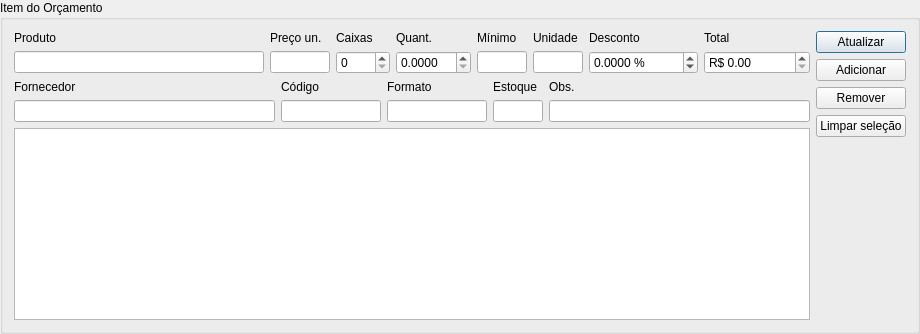
        <widget class="QGroupBox" name="groupBox">
         <property name="title">
          <string>Item do Orçamento</string>
         </property>
         <layout class="QGridLayout" name="gridLayout_6">
          <item row="0" column="0">
           <layout class="QGridLayout" name="gridLayout_4">
            <item row="0" column="2">
             <widget class="QLabel" name="labelCaixas">
              <property name="text">
               <string>Caixas</string>
              </property>
             </widget>
            </item>
            <item row="0" column="1">
             <widget class="QLabel" name="labelPrecoUn">
              <property name="text">
               <string>Preço un.</string>
              </property>
             </widget>
            </item>
            <item row="0" column="3">
             <widget class="QLabel" name="labelQuant">
              <property name="text">
               <string>Quant.</string>
              </property>
             </widget>
            </item>
            <item row="0" column="5">
             <widget class="QLabel" name="labelUn">
              <property name="text">
               <string>Unidade</string>
              </property>
             </widget>
            </item>
            <item row="0" column="7">
             <widget class="QLabel" name="labelTotalItem">
              <property name="text">
               <string>Total</string>
              </property>
             </widget>
            </item>
            <item row="1" column="2">
             <widget class="QSpinBox" name="spinBoxCaixas">
              <property name="maximumSize">
               <size>
                <width>55</width>
                <height>16777215</height>
               </size>
              </property>
              <property name="toolTip">
               <string>&lt;html&gt;&lt;head/&gt;&lt;body&gt;&lt;p&gt;Quantidade de caixas&lt;/p&gt;&lt;/body&gt;&lt;/html&gt;</string>
              </property>
              <property name="correctionMode">
               <enum>QAbstractSpinBox::CorrectToNearestValue</enum>
              </property>
              <property name="maximum">
               <number>9999</number>
              </property>
             </widget>
            </item>
            <item row="0" column="6">
             <widget class="QLabel" name="labelDesconto">
              <property name="text">
               <string>Desconto</string>
              </property>
             </widget>
            </item>
            <item row="1" column="1">
             <widget class="LineEditDecimal" name="lineEditPrecoUn">
              <property name="maximumSize">
               <size>
                <width>60</width>
                <height>16777215</height>
               </size>
              </property>
              <property name="toolTip">
               <string>&lt;html&gt;&lt;head/&gt;&lt;body&gt;&lt;p&gt;Preço unitário&lt;/p&gt;&lt;/body&gt;&lt;/html&gt;</string>
              </property>
              <property name="readOnly">
               <bool>true</bool>
              </property>
             </widget>
            </item>
            <item row="1" column="0">
             <widget class="ItemBox" name="itemBoxProduto">
              <property name="minimumSize">
               <size>
                <width>250</width>
                <height>0</height>
               </size>
              </property>
             </widget>
            </item>
            <item row="1" column="6">
             <widget class="QDoubleSpinBox" name="doubleSpinBoxDesconto">
              <property name="toolTip">
               <string>&lt;html&gt;&lt;head/&gt;&lt;body&gt;&lt;p&gt;Desconto por item&lt;/p&gt;&lt;/body&gt;&lt;/html&gt;</string>
              </property>
              <property name="suffix">
               <string> %</string>
              </property>
              <property name="decimals">
               <number>4</number>
              </property>
              <property name="minimum">
               <double>-10000.000000000000000</double>
              </property>
              <property name="maximum">
               <double>100.000000000000000</double>
              </property>
             </widget>
            </item>
            <item row="1" column="7">
             <widget class="QDoubleSpinBox" name="doubleSpinBoxTotalItem">
              <property name="toolTip">
               <string>&lt;html&gt;&lt;head/&gt;&lt;body&gt;&lt;p&gt;Valor total do orçamento, com desconto final.&lt;/p&gt;&lt;/body&gt;&lt;/html&gt;</string>
              </property>
              <property name="wrapping">
               <bool>false</bool>
              </property>
              <property name="correctionMode">
               <enum>QAbstractSpinBox::CorrectToNearestValue</enum>
              </property>
              <property name="showGroupSeparator" stdset="0">
               <bool>true</bool>
              </property>
              <property name="prefix">
               <string>R$ </string>
              </property>
              <property name="maximum">
               <double>9999999.000000000000000</double>
              </property>
             </widget>
            </item>
            <item row="1" column="5">
             <widget class="QLineEdit" name="lineEditUn">
              <property name="sizePolicy">
               <sizepolicy hsizetype="Fixed" vsizetype="Fixed">
                <horstretch>0</horstretch>
                <verstretch>0</verstretch>
               </sizepolicy>
              </property>
              <property name="minimumSize">
               <size>
                <width>50</width>
                <height>0</height>
               </size>
              </property>
              <property name="maximumSize">
               <size>
                <width>0</width>
                <height>16777215</height>
               </size>
              </property>
              <property name="toolTip">
               <string>&lt;html&gt;&lt;head/&gt;&lt;body&gt;&lt;p&gt;Unidade padrão do produto&lt;/p&gt;&lt;/body&gt;&lt;/html&gt;</string>
              </property>
              <property name="text">
               <string/>
              </property>
              <property name="readOnly">
               <bool>true</bool>
              </property>
             </widget>
            </item>
            <item row="1" column="3">
             <widget class="QDoubleSpinBox" name="doubleSpinBoxQuant">
              <property name="maximumSize">
               <size>
                <width>75</width>
                <height>16777215</height>
               </size>
              </property>
              <property name="toolTip">
               <string>&lt;html&gt;&lt;head/&gt;&lt;body&gt;&lt;p&gt;Quantidade por unidade&lt;/p&gt;&lt;/body&gt;&lt;/html&gt;</string>
              </property>
              <property name="correctionMode">
               <enum>QAbstractSpinBox::CorrectToNearestValue</enum>
              </property>
              <property name="decimals">
               <number>4</number>
              </property>
              <property name="maximum">
               <double>9999999.000000000000000</double>
              </property>
             </widget>
            </item>
            <item row="0" column="0">
             <widget class="QLabel" name="labelProduto">
              <property name="text">
               <string>Produto</string>
              </property>
             </widget>
            </item>
            <item row="1" column="4">
             <widget class="QLineEdit" name="lineEditMinimo">
              <property name="sizePolicy">
               <sizepolicy hsizetype="Fixed" vsizetype="Fixed">
                <horstretch>0</horstretch>
                <verstretch>0</verstretch>
               </sizepolicy>
              </property>
              <property name="minimumSize">
               <size>
                <width>50</width>
                <height>0</height>
               </size>
              </property>
              <property name="maximumSize">
               <size>
                <width>0</width>
                <height>16777215</height>
               </size>
              </property>
              <property name="toolTip">
               <string>&lt;html&gt;&lt;head/&gt;&lt;body&gt;&lt;p&gt;Unidade padrão do produto&lt;/p&gt;&lt;/body&gt;&lt;/html&gt;</string>
              </property>
              <property name="text">
               <string/>
              </property>
              <property name="readOnly">
               <bool>true</bool>
              </property>
             </widget>
            </item>
            <item row="0" column="4">
             <widget class="QLabel" name="labelMinimo">
              <property name="text">
               <string>Mínimo</string>
              </property>
             </widget>
            </item>
           </layout>
          </item>
          <item row="0" column="1" rowspan="3">
           <layout class="QVBoxLayout" name="verticalLayout_3">
            <item>
             <widget class="QPushButton" name="pushButtonAtualizarItem">
              <property name="toolTip">
               <string>&lt;html&gt;&lt;head/&gt;&lt;body&gt;&lt;p&gt;Atualizar item atual&lt;/p&gt;&lt;/body&gt;&lt;/html&gt;</string>
              </property>
              <property name="text">
               <string>Atualizar</string>
              </property>
              <property name="default">
               <bool>true</bool>
              </property>
             </widget>
            </item>
            <item>
             <widget class="QPushButton" name="pushButtonAdicionarItem">
              <property name="toolTip">
               <string>&lt;html&gt;&lt;head/&gt;&lt;body&gt;&lt;p&gt;Adicionar item atual&lt;/p&gt;&lt;/body&gt;&lt;/html&gt;</string>
              </property>
              <property name="text">
               <string>Adicionar</string>
              </property>
              <property name="autoDefault">
               <bool>false</bool>
              </property>
             </widget>
            </item>
            <item>
             <widget class="QPushButton" name="pushButtonRemoverItem">
              <property name="toolTip">
               <string>&lt;html&gt;&lt;head/&gt;&lt;body&gt;&lt;p&gt;Remover item selecionado&lt;/p&gt;&lt;/body&gt;&lt;/html&gt;</string>
              </property>
              <property name="text">
               <string>Remover</string>
              </property>
              <property name="autoDefault">
               <bool>false</bool>
              </property>
             </widget>
            </item>
            <item>
             <widget class="QPushButton" name="pushButtonLimparSelecao">
              <property name="toolTip">
               <string>&lt;html&gt;&lt;head/&gt;&lt;body&gt;&lt;p&gt;Remover item selecionado&lt;/p&gt;&lt;/body&gt;&lt;/html&gt;</string>
              </property>
              <property name="text">
               <string>Limpar seleção</string>
              </property>
              <property name="autoDefault">
               <bool>false</bool>
              </property>
             </widget>
            </item>
            <item>
             <spacer name="verticalSpacer">
              <property name="orientation">
               <enum>Qt::Vertical</enum>
              </property>
              <property name="sizeHint" stdset="0">
               <size>
                <width>20</width>
                <height>40</height>
               </size>
              </property>
             </spacer>
            </item>
           </layout>
          </item>
          <item row="1" column="0">
           <layout class="QGridLayout" name="gridLayout_7">
            <item row="0" column="0">
             <widget class="QLabel" name="labelFornecedor">
              <property name="text">
               <string>Fornecedor</string>
              </property>
             </widget>
            </item>
            <item row="0" column="1">
             <widget class="QLabel" name="labelCodComercial">
              <property name="text">
               <string>Código</string>
              </property>
             </widget>
            </item>
            <item row="0" column="2">
             <widget class="QLabel" name="labelFormComercial">
              <property name="text">
               <string>Formato</string>
              </property>
             </widget>
            </item>
            <item row="0" column="3">
             <widget class="QLabel" name="labelEstoque">
              <property name="text">
               <string>Estoque</string>
              </property>
             </widget>
            </item>
            <item row="0" column="4">
             <widget class="QLabel" name="labelObs">
              <property name="text">
               <string>Obs.</string>
              </property>
             </widget>
            </item>
            <item row="1" column="0">
             <widget class="QLineEdit" name="lineEditFornecedor">
              <property name="minimumSize">
               <size>
                <width>140</width>
                <height>0</height>
               </size>
              </property>
              <property name="toolTip">
               <string>&lt;html&gt;&lt;head/&gt;&lt;body&gt;&lt;p&gt;Nome do fornecedor&lt;/p&gt;&lt;/body&gt;&lt;/html&gt;</string>
              </property>
              <property name="readOnly">
               <bool>true</bool>
              </property>
             </widget>
            </item>
            <item row="1" column="1">
             <widget class="QLineEdit" name="lineEditCodComercial">
              <property name="minimumSize">
               <size>
                <width>100</width>
                <height>0</height>
               </size>
              </property>
              <property name="maximumSize">
               <size>
                <width>60</width>
                <height>16777215</height>
               </size>
              </property>
              <property name="toolTip">
               <string>&lt;html&gt;&lt;head/&gt;&lt;body&gt;&lt;p&gt;Código comercial do produto&lt;/p&gt;&lt;/body&gt;&lt;/html&gt;</string>
              </property>
              <property name="readOnly">
               <bool>true</bool>
              </property>
             </widget>
            </item>
            <item row="1" column="2">
             <widget class="QLineEdit" name="lineEditFormComercial">
              <property name="minimumSize">
               <size>
                <width>100</width>
                <height>0</height>
               </size>
              </property>
              <property name="maximumSize">
               <size>
                <width>60</width>
                <height>16777215</height>
               </size>
              </property>
              <property name="toolTip">
               <string>&lt;html&gt;&lt;head/&gt;&lt;body&gt;&lt;p&gt;Formato do produto&lt;/p&gt;&lt;/body&gt;&lt;/html&gt;</string>
              </property>
              <property name="readOnly">
               <bool>true</bool>
              </property>
             </widget>
            </item>
            <item row="1" column="3">
             <widget class="LineEditDecimal" name="lineEditEstoque">
              <property name="sizePolicy">
               <sizepolicy hsizetype="Fixed" vsizetype="Fixed">
                <horstretch>0</horstretch>
                <verstretch>0</verstretch>
               </sizepolicy>
              </property>
              <property name="maximumSize">
               <size>
                <width>50</width>
                <height>16777215</height>
               </size>
              </property>
              <property name="toolTip">
               <string>&lt;html&gt;&lt;head/&gt;&lt;body&gt;&lt;p&gt;Quantidade em estoque&lt;/p&gt;&lt;/body&gt;&lt;/html&gt;</string>
              </property>
              <property name="readOnly">
               <bool>true</bool>
              </property>
             </widget>
            </item>
            <item row="1" column="4">
             <widget class="QLineEdit" name="lineEditObs">
              <property name="minimumSize">
               <size>
                <width>120</width>
                <height>0</height>
               </size>
              </property>
              <property name="toolTip">
               <string>&lt;html&gt;&lt;head/&gt;&lt;body&gt;&lt;p&gt;&lt;span style=&quot; font-weight:600;&quot;&gt;Observações:&lt;/span&gt;&lt;/p&gt;&lt;p&gt;* Ambientes de instalação&lt;/p&gt;&lt;p&gt;* Instruções&lt;/p&gt;&lt;p&gt;* Descrição&lt;/p&gt;&lt;p&gt;Ex: Piso do Banheiro&lt;/p&gt;&lt;/body&gt;&lt;/html&gt;</string>
              </property>
              <property name="readOnly">
               <bool>false</bool>
              </property>
             </widget>
            </item>
           </layout>
          </item>
          <item row="2" column="0">
           <widget class="TableView" name="tableProdutos">
            <property name="sizeAdjustPolicy">
             <enum>QAbstractScrollArea::AdjustIgnored</enum>
            </property>
            <property name="editTriggers">
             <set>QAbstractItemView::NoEditTriggers</set>
            </property>
            <property name="alternatingRowColors">
             <bool>true</bool>
            </property>
            <property name="selectionMode">
             <enum>QAbstractItemView::SingleSelection</enum>
            </property>
            <property name="selectionBehavior">
             <enum>QAbstractItemView::SelectRows</enum>
            </property>
            <property name="sortingEnabled">
             <bool>true</bool>
            </property>
           </widget>
          </item>
         </layout>
        </widget>
